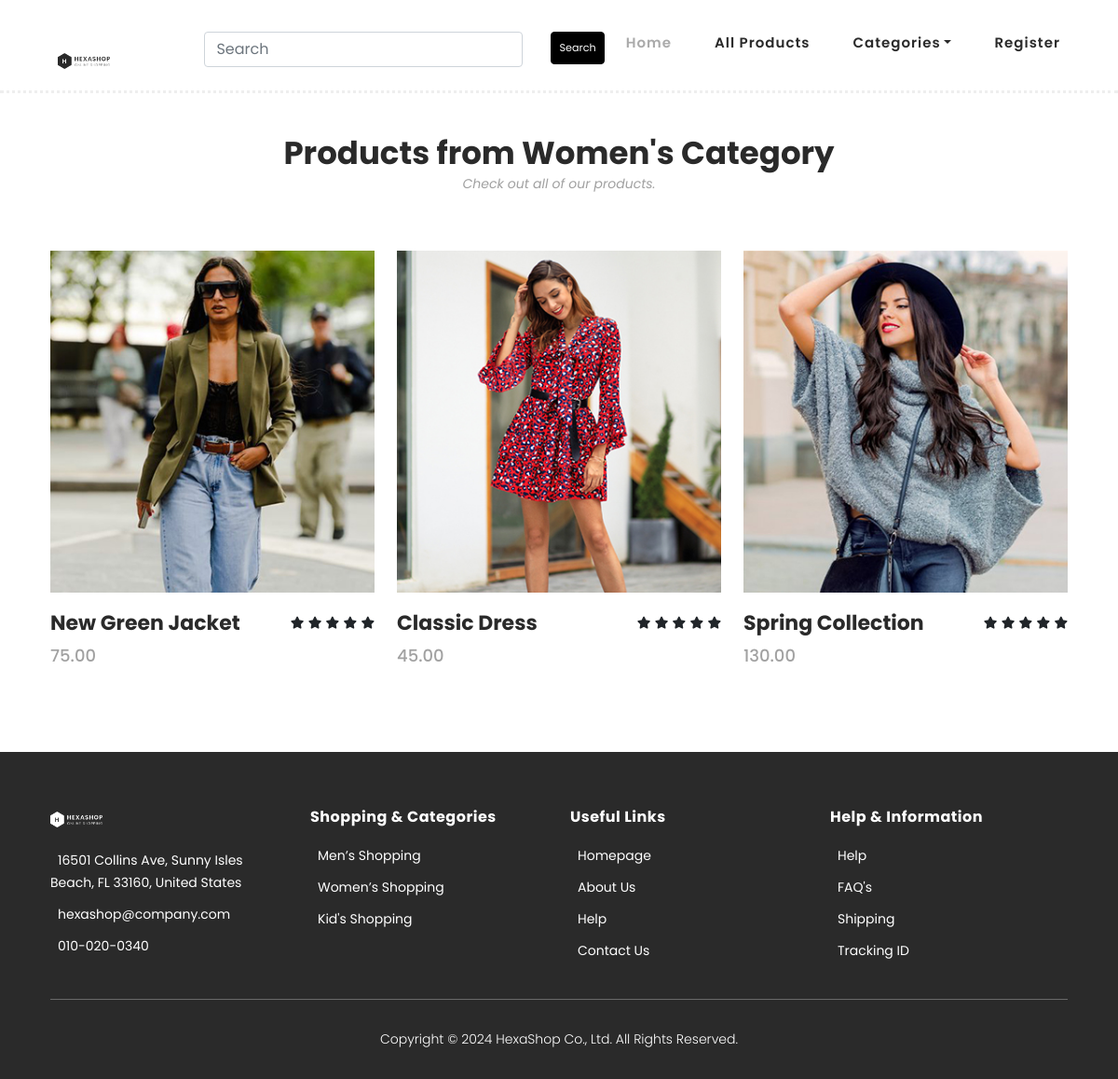
The app's page /category/Women with its own data.
### ecommerce/models.py (models this page shows, shortened)
class Category(models.Model):
    name=models.CharField(max_length=20)
    desc=models.TextField(default="")
    image=models.ImageField(upload_to="images/category",null=True,blank=True)

class Product(models.Model):
    name=models.CharField(max_length=20)
    desc=models.TextField()
    image=models.ImageField(upload_to="images/product",null=True,blank=True)
    image1=models.ImageField(upload_to="images/product",null=True,blank=True)
    price=models.DecimalField(max_digits=10,decimal_places=2)
    category=models.ForeignKey(Category,on_delete=models.CASCADE)
    stock=models.IntegerField()
    available=models.BooleanField(default=True)
    created=models.DateTimeField(auto_now_add=True)
    updated=models.DateTimeField(auto_now=True)

### ecommerce/views.py (the view)
# urls.py: path('category/<n>',views.category,name="category"),
def category(request,n):
    cat=Category.objects.get(name=n)
    prdt=Product.objects.filter(category=cat)
    context={'cat':cat,'prdt':prdt
             }
    return render(request,'cat_based_products.html',context)

### cart/context_processors.py (called while the page is built)
def total(request):
    item_count=0
    u=request.user
    try:
        cart=Cart.objects.filter(user=u)
        for i in cart:
            item_count+=i.quantity
    except:
        item_count=0
    return {'count':item_count}

### ecommerce/context_processors.py (called while the page is built)
def menu_links(request):
    c=Category.objects.all()
    return{'links':c}

### templates/cat_based_products.html (shortened to what this page needs)
{% extends 'base.html'%}
{% load static%}
{%block content%}
    <section class="section mt-3 pt-5" id="products">
        <div class="container">
            <div class="row">
                <div class="col-lg-12">
                    <div class="section-heading">
                        <h2>Products from {{cat.name}}'s Category</h2>
                        <span>Check out all of our products.</span>
                    </div>
                </div>
            </div>
        </div>
        <div class="container">
            <div class="row">
                {%for i in prdt%}
                <div class="col-lg-4">
                    <div class="item">
                        <div class="thumb">
                            <img src="{{i.image.url}}" alt="">
                        </div>
                        <div class="down-content">
                            <h4>{{i.name}}</h4>
                            <span>{{i.price}}</span>
                            <ul class="stars">
                                <li><i class="fa fa-star"></i></li>
                                <li><i class="fa fa-star"></i></li>
                                <li><i class="fa fa-star"></i></li>
                                <li><i class="fa fa-star"></i></li>
                                <li><i class="fa fa-star"></i></li>
                            </ul>
                        </div>
                    </div>
                </div>
               {%endfor%}
            </div>
        </div>
    </section>
{% endblock %}

### static/css/shop.css (style rules this page uses)
html, body, div, span, applet, object, iframe, h1, h2, h3, h4, h5, h6, p, blockquote, div pre, a, abbr, acronym, address, big, cite, code, del, dfn, em, font, img, ins, kbd, q, s, samp, small, strike, strong, sub, sup, tt, var, b, u, i, center, dl, dt, dd, ol, ul, li, figure, header, nav, section, article, aside, footer, figcaption { margin: 0; padding: 0; border: 0; outline: 0; }
ul, li { padding: 0; margin: 0; list-style: none; }
header, nav, section, article, aside, footer, hgroup { display: block; }
* { box-sizing: border-box; }
html, body { font-family: 'Poppins', sans-serif; font-weight: 400; background-color: #fff; font-size: 16px; -ms-text-size-adjust: 100%; -webkit-font-smoothing: antialiased; -moz-osx-font-smoothing: grayscale; }
h1, h2, h3, h4, h5, h6 { margin-top: 0px; margin-bottom: 0px; }
ul { margin-bottom: 0px; }
html, body { background: #fff; font-family: 'Poppins', sans-serif; }
.section-heading h2 { font-size: 34px; font-weight: 700; color: #2a2a2a; }
.section-heading span { font-size: 14px; color: #a1a1a1; font-style: italic; font-weight: 400; }
#products .section-heading { text-align: center; margin-bottom: 60px; margin-top: 80px; }
#products .item { margin-bottom: 30px; }
#products .item .thumb img { width: 100%; overflow: hidden; }
#products .item .down-content { padding-top: 20px; position: relative; z-index: 3; background-color: #fff; }
#products .item .down-content h4 { font-size: 22px; color: #2a2a2a; font-weight: 700; margin-bottom: 8px; }
#products .item .down-content span { font-size: 18px; color: #a1a1a1; font-weight: 500; display: block; }
#products .item .down-content ul.stars { position: absolute; right: 0; top: 20px; }
#products .item .down-content ul.stars li { display: inline; font-size: 13px; }
#products .item .thumb { position: relative; }

### static/css/cartview.css (style rules this page uses)
.row { margin: 0; }
img { width: 3.5rem; }

### records on screen
Category: name "Women"
Product: image (picture), name "New Green Jacket", price "75.00"
Product: image (picture), name "Classic Dress", price "45.00"
Product: image (picture), name "Spring Collection", price "130.00"
